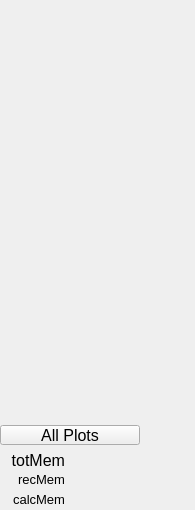
<?xml version="1.0" ?>
<ui version="4.0">
  <class>Dialog</class>
  <widget class="PyDMFrame" name="screen">
    <property name="geometry">
      <rect>
        <x>1055</x>
        <y>233</y>
        <width>195</width>
        <height>510</height>
      </rect>
    </property>
    <property name="minimumSize">
      <size>
        <width>195</width>
        <height>510</height>
      </size>
    </property>
    <property name="styleSheet">
      <string notr="true">PyDMFrame#screen {
  color: rgb(26, 115, 9);
  background-color: rgb(200, 200, 200);
  }</string>
    </property>
    <property name="windowTitle">
      <string>userArrayCalcs20</string>
    </property>
    <layout class="QGridLayout" name="gridLayout" columnstretch="65,5,70,20,5,20,10" rowstretch="20,20,20,20,20,20,20,20,20,20,20,20,20,20,20,20,20,20,20,20,20,5,20,5,20,18,2,18,2">
      <property name="leftMargin">
        <number>0</number>
      </property>
      <property name="topMargin">
        <number>0</number>
      </property>
      <property name="rightMargin">
        <number>0</number>
      </property>
      <property name="bottomMargin">
        <number>0</number>
      </property>
      <property name="horizontalSpacing">
        <number>0</number>
      </property>
      <property name="verticalSpacing">
        <number>0</number>
      </property>
      <item row="0" column="0" colspan="7">
        <widget class="PyDMEnumButton" name="choice_button">
          <property name="geometry">
            <rect>
              <x>0</x>
              <y>0</y>
              <width>195</width>
              <height>20</height>
            </rect>
          </property>
          <property name="sizePolicy">
            <sizepolicy hsizetype="Ignored" vsizetype="Ignored">
              <horstretch>0</horstretch>
              <verstretch>0</verstretch>
            </sizepolicy>
          </property>
          <property name="toolTip">
            <string>${P}userArrayCalcEnable.VAL</string>
          </property>
          <property name="channel" stdset="0">
            <string>ca://${P}userArrayCalcEnable.VAL</string>
          </property>
          <property name="font">
            <font>
              <pointsize>12</pointsize>
            </font>
          </property>
          <property name="orientation" stdset="0">
            <number>1</number>
          </property>
          <property name="horizontalSpacing" stdset="0">
            <number>0</number>
          </property>
          <property name="verticalSpacing" stdset="0">
            <number>0</number>
          </property>
          <property name="marginTop" stdset="0">
            <number>0</number>
          </property>
          <property name="marginBottom" stdset="0">
            <number>0</number>
          </property>
          <property name="marginLeft" stdset="0">
            <number>0</number>
          </property>
          <property name="marginRight" stdset="0">
            <number>0</number>
          </property>
          <property name="styleSheet">
            <string notr="true">PyDMEnumButton#choice_button {
  color: rgb(0, 0, 0);
  background-color: rgb(115, 223, 255);
  margin: 0px;
  padding: 0px;
  min-width: 0px;
  min-height: 0px;
  }
QPushButton {
  color: rgb(0, 0, 0);
  background-color: rgb(115, 223, 255);
  margin: 0px;
  padding: 0px;
  min-width: 0px;
  min-height: 0px;
  }</string>
          </property>
        </widget>
      </item>
      <item row="1" column="0" colspan="7">
        <widget class="PyDMEmbeddedDisplay" name="composite">
          <property name="geometry">
            <rect>
              <x>0</x>
              <y>20</y>
              <width>195</width>
              <height>20</height>
            </rect>
          </property>
          <property name="sizePolicy">
            <sizepolicy hsizetype="Ignored" vsizetype="Ignored">
              <horstretch>0</horstretch>
              <verstretch>0</verstretch>
            </sizepolicy>
          </property>
          <property name="toolTip">
            <string>composite</string>
          </property>
          <property name="filename" stdset="0">
            <string>userArrayCalcs_line.ui</string>
          </property>
          <property name="macros" stdset="0">
            <string>P=${P},N=1</string>
          </property>
        </widget>
      </item>
      <item row="2" column="0" colspan="7">
        <widget class="PyDMEmbeddedDisplay" name="composite_1">
          <property name="geometry">
            <rect>
              <x>0</x>
              <y>40</y>
              <width>195</width>
              <height>20</height>
            </rect>
          </property>
          <property name="sizePolicy">
            <sizepolicy hsizetype="Ignored" vsizetype="Ignored">
              <horstretch>0</horstretch>
              <verstretch>0</verstretch>
            </sizepolicy>
          </property>
          <property name="toolTip">
            <string>composite_1</string>
          </property>
          <property name="filename" stdset="0">
            <string>userArrayCalcs_line.ui</string>
          </property>
          <property name="macros" stdset="0">
            <string>P=${P},N=2</string>
          </property>
        </widget>
      </item>
      <item row="3" column="0" colspan="7">
        <widget class="PyDMEmbeddedDisplay" name="composite_2">
          <property name="geometry">
            <rect>
              <x>0</x>
              <y>60</y>
              <width>195</width>
              <height>20</height>
            </rect>
          </property>
          <property name="sizePolicy">
            <sizepolicy hsizetype="Ignored" vsizetype="Ignored">
              <horstretch>0</horstretch>
              <verstretch>0</verstretch>
            </sizepolicy>
          </property>
          <property name="toolTip">
            <string>composite_2</string>
          </property>
          <property name="filename" stdset="0">
            <string>userArrayCalcs_line.ui</string>
          </property>
          <property name="macros" stdset="0">
            <string>P=${P},N=3</string>
          </property>
        </widget>
      </item>
      <item row="4" column="0" colspan="7">
        <widget class="PyDMEmbeddedDisplay" name="composite_3">
          <property name="geometry">
            <rect>
              <x>0</x>
              <y>80</y>
              <width>195</width>
              <height>20</height>
            </rect>
          </property>
          <property name="sizePolicy">
            <sizepolicy hsizetype="Ignored" vsizetype="Ignored">
              <horstretch>0</horstretch>
              <verstretch>0</verstretch>
            </sizepolicy>
          </property>
          <property name="toolTip">
            <string>composite_3</string>
          </property>
          <property name="filename" stdset="0">
            <string>userArrayCalcs_line.ui</string>
          </property>
          <property name="macros" stdset="0">
            <string>P=${P},N=4</string>
          </property>
        </widget>
      </item>
      <item row="5" column="0" colspan="7">
        <widget class="PyDMEmbeddedDisplay" name="composite_4">
          <property name="geometry">
            <rect>
              <x>0</x>
              <y>100</y>
              <width>195</width>
              <height>20</height>
            </rect>
          </property>
          <property name="sizePolicy">
            <sizepolicy hsizetype="Ignored" vsizetype="Ignored">
              <horstretch>0</horstretch>
              <verstretch>0</verstretch>
            </sizepolicy>
          </property>
          <property name="toolTip">
            <string>composite_4</string>
          </property>
          <property name="filename" stdset="0">
            <string>userArrayCalcs_line.ui</string>
          </property>
          <property name="macros" stdset="0">
            <string>P=${P},N=5</string>
          </property>
        </widget>
      </item>
      <item row="6" column="0" colspan="7">
        <widget class="PyDMEmbeddedDisplay" name="composite_5">
          <property name="geometry">
            <rect>
              <x>0</x>
              <y>120</y>
              <width>195</width>
              <height>20</height>
            </rect>
          </property>
          <property name="sizePolicy">
            <sizepolicy hsizetype="Ignored" vsizetype="Ignored">
              <horstretch>0</horstretch>
              <verstretch>0</verstretch>
            </sizepolicy>
          </property>
          <property name="toolTip">
            <string>composite_5</string>
          </property>
          <property name="filename" stdset="0">
            <string>userArrayCalcs_line.ui</string>
          </property>
          <property name="macros" stdset="0">
            <string>P=${P},N=6</string>
          </property>
        </widget>
      </item>
      <item row="7" column="0" colspan="7">
        <widget class="PyDMEmbeddedDisplay" name="composite_6">
          <property name="geometry">
            <rect>
              <x>0</x>
              <y>140</y>
              <width>195</width>
              <height>20</height>
            </rect>
          </property>
          <property name="sizePolicy">
            <sizepolicy hsizetype="Ignored" vsizetype="Ignored">
              <horstretch>0</horstretch>
              <verstretch>0</verstretch>
            </sizepolicy>
          </property>
          <property name="toolTip">
            <string>composite_6</string>
          </property>
          <property name="filename" stdset="0">
            <string>userArrayCalcs_line.ui</string>
          </property>
          <property name="macros" stdset="0">
            <string>P=${P},N=7</string>
          </property>
        </widget>
      </item>
      <item row="8" column="0" colspan="7">
        <widget class="PyDMEmbeddedDisplay" name="composite_7">
          <property name="geometry">
            <rect>
              <x>0</x>
              <y>160</y>
              <width>195</width>
              <height>20</height>
            </rect>
          </property>
          <property name="sizePolicy">
            <sizepolicy hsizetype="Ignored" vsizetype="Ignored">
              <horstretch>0</horstretch>
              <verstretch>0</verstretch>
            </sizepolicy>
          </property>
          <property name="toolTip">
            <string>composite_7</string>
          </property>
          <property name="filename" stdset="0">
            <string>userArrayCalcs_line.ui</string>
          </property>
          <property name="macros" stdset="0">
            <string>P=${P},N=8</string>
          </property>
        </widget>
      </item>
      <item row="9" column="0" colspan="7">
        <widget class="PyDMEmbeddedDisplay" name="composite_8">
          <property name="geometry">
            <rect>
              <x>0</x>
              <y>180</y>
              <width>195</width>
              <height>20</height>
            </rect>
          </property>
          <property name="sizePolicy">
            <sizepolicy hsizetype="Ignored" vsizetype="Ignored">
              <horstretch>0</horstretch>
              <verstretch>0</verstretch>
            </sizepolicy>
          </property>
          <property name="toolTip">
            <string>composite_8</string>
          </property>
          <property name="filename" stdset="0">
            <string>userArrayCalcs_line.ui</string>
          </property>
          <property name="macros" stdset="0">
            <string>P=${P},N=9</string>
          </property>
        </widget>
      </item>
      <item row="10" column="0" colspan="7">
        <widget class="PyDMEmbeddedDisplay" name="composite_9">
          <property name="geometry">
            <rect>
              <x>0</x>
              <y>200</y>
              <width>195</width>
              <height>20</height>
            </rect>
          </property>
          <property name="sizePolicy">
            <sizepolicy hsizetype="Ignored" vsizetype="Ignored">
              <horstretch>0</horstretch>
              <verstretch>0</verstretch>
            </sizepolicy>
          </property>
          <property name="toolTip">
            <string>composite_9</string>
          </property>
          <property name="filename" stdset="0">
            <string>userArrayCalcs_line.ui</string>
          </property>
          <property name="macros" stdset="0">
            <string>P=${P},N=10</string>
          </property>
        </widget>
      </item>
      <item row="22" column="0" colspan="3">
        <widget class="PyDMRelatedDisplayButton" name="related_display">
          <property name="geometry">
            <rect>
              <x>0</x>
              <y>425</y>
              <width>140</width>
              <height>20</height>
            </rect>
          </property>
          <property name="sizePolicy">
            <sizepolicy hsizetype="Ignored" vsizetype="Ignored">
              <horstretch>0</horstretch>
              <verstretch>0</verstretch>
            </sizepolicy>
          </property>
          <property name="toolTip">
            <string>All Plots</string>
          </property>
          <property name="text">
            <string>All Plots</string>
          </property>
          <property name="showIcon" stdset="0">
            <bool>false</bool>
          </property>
          <property name="font">
            <font>
              <pointsize>12</pointsize>
            </font>
          </property>
          <property name="styleSheet">
            <string notr="true">PyDMRelatedDisplayButton#related_display {
  color: rgb(255, 255, 255);
  background-color: rgb(40, 147, 21);
  }</string>
          </property>
          <property name="titles" stdset="0">
            <stringlist>
              <string>userArrayCalcPlots10</string>
            </stringlist>
          </property>
          <property name="filenames" stdset="0">
            <stringlist>
              <string>userArrayCalcPlots10.ui</string>
            </stringlist>
          </property>
          <property name="macros" stdset="0">
            <stringlist>
              <string>P=${P},N1=1,N2=2,N3=3,N4=4,N5=5,N6=6,N7=7,N8=8,N9=9,N10=10</string>
            </stringlist>
          </property>
          <property name="openInNewWindow" stdset="0">
            <bool>true</bool>
          </property>
        </widget>
      </item>
      <item row="24" column="0" rowspan="4">
        <widget class="PyDMFrame" name="composite_10">
          <property name="geometry">
            <rect>
              <x>0</x>
              <y>450</y>
              <width>65</width>
              <height>58</height>
            </rect>
          </property>
          <property name="sizePolicy">
            <sizepolicy hsizetype="Ignored" vsizetype="Ignored">
              <horstretch>0</horstretch>
              <verstretch>0</verstretch>
            </sizepolicy>
          </property>
          <layout class="QGridLayout" name="gridLayout_1" columnstretch="65" rowstretch="20,18,2,18">
            <property name="leftMargin">
              <number>0</number>
            </property>
            <property name="topMargin">
              <number>0</number>
            </property>
            <property name="rightMargin">
              <number>0</number>
            </property>
            <property name="bottomMargin">
              <number>0</number>
            </property>
            <property name="horizontalSpacing">
              <number>0</number>
            </property>
            <property name="verticalSpacing">
              <number>0</number>
            </property>
            <item row="1" column="0">
              <widget class="QLabel" name="text">
                <property name="geometry">
                  <rect>
                    <x>0</x>
                    <y>20</y>
                    <width>65</width>
                    <height>18</height>
                  </rect>
                </property>
                <property name="sizePolicy">
                  <sizepolicy hsizetype="Ignored" vsizetype="Ignored">
                    <horstretch>0</horstretch>
                    <verstretch>0</verstretch>
                  </sizepolicy>
                </property>
                <property name="text">
                  <string>recMem</string>
                </property>
                <property name="font">
                  <font>
                    <pointsize>10</pointsize>
                  </font>
                </property>
                <property name="brush" stdset="0">
                  <brush brushstyle="SolidPattern">
                    <color alpha="255">
                      <red>0</red>
                      <green>0</green>
                      <blue>0</blue>
                    </color>
                  </brush>
                </property>
                <property name="toolTip">
                  <string>text</string>
                </property>
                <property name="alignment">
                  <set>Qt::AlignRight|Qt::AlignTrailing|Qt::AlignVCenter</set>
                </property>
                <property name="styleSheet">
                  <string notr="true">QLabel#text {
  color: rgb(0, 0, 0);
  }</string>
                </property>
              </widget>
            </item>
            <item row="3" column="0">
              <widget class="QLabel" name="text_1">
                <property name="geometry">
                  <rect>
                    <x>0</x>
                    <y>40</y>
                    <width>65</width>
                    <height>18</height>
                  </rect>
                </property>
                <property name="sizePolicy">
                  <sizepolicy hsizetype="Ignored" vsizetype="Ignored">
                    <horstretch>0</horstretch>
                    <verstretch>0</verstretch>
                  </sizepolicy>
                </property>
                <property name="text">
                  <string>calcMem</string>
                </property>
                <property name="font">
                  <font>
                    <pointsize>10</pointsize>
                  </font>
                </property>
                <property name="brush" stdset="0">
                  <brush brushstyle="SolidPattern">
                    <color alpha="255">
                      <red>0</red>
                      <green>0</green>
                      <blue>0</blue>
                    </color>
                  </brush>
                </property>
                <property name="toolTip">
                  <string>text_1</string>
                </property>
                <property name="alignment">
                  <set>Qt::AlignRight|Qt::AlignTrailing|Qt::AlignVCenter</set>
                </property>
                <property name="styleSheet">
                  <string notr="true">QLabel#text_1 {
  color: rgb(0, 0, 0);
  }</string>
                </property>
              </widget>
            </item>
            <item row="0" column="0">
              <widget class="QLabel" name="text_2">
                <property name="geometry">
                  <rect>
                    <x>0</x>
                    <y>0</y>
                    <width>65</width>
                    <height>20</height>
                  </rect>
                </property>
                <property name="sizePolicy">
                  <sizepolicy hsizetype="Ignored" vsizetype="Ignored">
                    <horstretch>0</horstretch>
                    <verstretch>0</verstretch>
                  </sizepolicy>
                </property>
                <property name="text">
                  <string>totMem</string>
                </property>
                <property name="font">
                  <font>
                    <pointsize>12</pointsize>
                  </font>
                </property>
                <property name="brush" stdset="0">
                  <brush brushstyle="SolidPattern">
                    <color alpha="255">
                      <red>0</red>
                      <green>0</green>
                      <blue>0</blue>
                    </color>
                  </brush>
                </property>
                <property name="toolTip">
                  <string>text_2</string>
                </property>
                <property name="alignment">
                  <set>Qt::AlignRight|Qt::AlignTrailing|Qt::AlignVCenter</set>
                </property>
                <property name="styleSheet">
                  <string notr="true">QLabel#text_2 {
  color: rgb(0, 0, 0);
  }</string>
                </property>
              </widget>
            </item>
          </layout>
        </widget>
      </item>
      <item row="24" column="2" rowspan="4" colspan="2">
        <widget class="PyDMFrame" name="composite_11">
          <property name="geometry">
            <rect>
              <x>70</x>
              <y>450</y>
              <width>90</width>
              <height>58</height>
            </rect>
          </property>
          <property name="sizePolicy">
            <sizepolicy hsizetype="Ignored" vsizetype="Ignored">
              <horstretch>0</horstretch>
              <verstretch>0</verstretch>
            </sizepolicy>
          </property>
          <layout class="QGridLayout" name="gridLayout_2" columnstretch="90" rowstretch="20,18,2,18">
            <property name="leftMargin">
              <number>0</number>
            </property>
            <property name="topMargin">
              <number>0</number>
            </property>
            <property name="rightMargin">
              <number>0</number>
            </property>
            <property name="bottomMargin">
              <number>0</number>
            </property>
            <property name="horizontalSpacing">
              <number>0</number>
            </property>
            <property name="verticalSpacing">
              <number>0</number>
            </property>
            <item row="1" column="0">
              <widget class="PyDMLabel" name="text_update">
                <property name="geometry">
                  <rect>
                    <x>0</x>
                    <y>20</y>
                    <width>90</width>
                    <height>18</height>
                  </rect>
                </property>
                <property name="sizePolicy">
                  <sizepolicy hsizetype="Ignored" vsizetype="Ignored">
                    <horstretch>0</horstretch>
                    <verstretch>0</verstretch>
                  </sizepolicy>
                </property>
                <property name="toolTip">
                  <string>PV: ${P}acalcRecMem</string>
                </property>
                <property name="channel" stdset="0">
                  <string>ca://${P}acalcRecMem</string>
                </property>
                <property name="font">
                  <font>
                    <pointsize>10</pointsize>
                  </font>
                </property>
                <property name="alignment">
                  <set>Qt::AlignLeading|Qt::AlignLeft|Qt::AlignVCenter</set>
                </property>
                <property name="textInteractionFlags">
                  <set>Qt::TextSelectableByKeyboard|Qt::TextSelectableByMouse</set>
                </property>
                <property name="styleSheet">
                  <string notr="true">PyDMLabel#text_update {
  color: rgb(10, 0, 184);
  background-color: rgb(200, 200, 200);
  }</string>
                </property>
              </widget>
            </item>
            <item row="3" column="0">
              <widget class="PyDMLabel" name="text_update_1">
                <property name="geometry">
                  <rect>
                    <x>0</x>
                    <y>40</y>
                    <width>90</width>
                    <height>18</height>
                  </rect>
                </property>
                <property name="sizePolicy">
                  <sizepolicy hsizetype="Ignored" vsizetype="Ignored">
                    <horstretch>0</horstretch>
                    <verstretch>0</verstretch>
                  </sizepolicy>
                </property>
                <property name="toolTip">
                  <string>PV: ${P}acalcCalcMem</string>
                </property>
                <property name="channel" stdset="0">
                  <string>ca://${P}acalcCalcMem</string>
                </property>
                <property name="font">
                  <font>
                    <pointsize>10</pointsize>
                  </font>
                </property>
                <property name="alignment">
                  <set>Qt::AlignLeading|Qt::AlignLeft|Qt::AlignVCenter</set>
                </property>
                <property name="textInteractionFlags">
                  <set>Qt::TextSelectableByKeyboard|Qt::TextSelectableByMouse</set>
                </property>
                <property name="styleSheet">
                  <string notr="true">PyDMLabel#text_update_1 {
  color: rgb(10, 0, 184);
  background-color: rgb(200, 200, 200);
  }</string>
                </property>
              </widget>
            </item>
            <item row="0" column="0">
              <widget class="PyDMLabel" name="text_update_2">
                <property name="geometry">
                  <rect>
                    <x>0</x>
                    <y>0</y>
                    <width>90</width>
                    <height>20</height>
                  </rect>
                </property>
                <property name="sizePolicy">
                  <sizepolicy hsizetype="Ignored" vsizetype="Ignored">
                    <horstretch>0</horstretch>
                    <verstretch>0</verstretch>
                  </sizepolicy>
                </property>
                <property name="toolTip">
                  <string>PV: ${P}acalcTotMem</string>
                </property>
                <property name="channel" stdset="0">
                  <string>ca://${P}acalcTotMem</string>
                </property>
                <property name="font">
                  <font>
                    <pointsize>12</pointsize>
                  </font>
                </property>
                <property name="alignment">
                  <set>Qt::AlignLeading|Qt::AlignLeft|Qt::AlignVCenter</set>
                </property>
                <property name="textInteractionFlags">
                  <set>Qt::TextSelectableByKeyboard|Qt::TextSelectableByMouse</set>
                </property>
                <property name="styleSheet">
                  <string notr="true">PyDMLabel#text_update_2 {
  color: rgb(10, 0, 184);
  background-color: rgb(200, 200, 200);
  }</string>
                </property>
              </widget>
            </item>
          </layout>
        </widget>
      </item>
      <item row="25" column="5">
        <widget class="PyDMLabel" name="text_update_3">
          <property name="geometry">
            <rect>
              <x>165</x>
              <y>470</y>
              <width>20</width>
              <height>18</height>
            </rect>
          </property>
          <property name="sizePolicy">
            <sizepolicy hsizetype="Ignored" vsizetype="Ignored">
              <horstretch>0</horstretch>
              <verstretch>0</verstretch>
            </sizepolicy>
          </property>
          <property name="toolTip">
            <string>PV: ${P}acalcRecMem.EGU</string>
          </property>
          <property name="channel" stdset="0">
            <string>ca://${P}acalcRecMem.EGU</string>
          </property>
          <property name="font">
            <font>
              <pointsize>10</pointsize>
            </font>
          </property>
          <property name="alignment">
            <set>Qt::AlignLeading|Qt::AlignLeft|Qt::AlignVCenter</set>
          </property>
          <property name="textInteractionFlags">
            <set>Qt::TextSelectableByKeyboard|Qt::TextSelectableByMouse</set>
          </property>
          <property name="styleSheet">
            <string notr="true">PyDMLabel#text_update_3 {
  color: rgb(10, 0, 184);
  background-color: rgb(200, 200, 200);
  }</string>
          </property>
        </widget>
      </item>
      <item row="27" column="5">
        <widget class="PyDMLabel" name="text_update_4">
          <property name="geometry">
            <rect>
              <x>165</x>
              <y>490</y>
              <width>20</width>
              <height>18</height>
            </rect>
          </property>
          <property name="sizePolicy">
            <sizepolicy hsizetype="Ignored" vsizetype="Ignored">
              <horstretch>0</horstretch>
              <verstretch>0</verstretch>
            </sizepolicy>
          </property>
          <property name="toolTip">
            <string>PV: ${P}acalcCalcMem.EGU</string>
          </property>
          <property name="channel" stdset="0">
            <string>ca://${P}acalcCalcMem.EGU</string>
          </property>
          <property name="font">
            <font>
              <pointsize>10</pointsize>
            </font>
          </property>
          <property name="alignment">
            <set>Qt::AlignLeading|Qt::AlignLeft|Qt::AlignVCenter</set>
          </property>
          <property name="textInteractionFlags">
            <set>Qt::TextSelectableByKeyboard|Qt::TextSelectableByMouse</set>
          </property>
          <property name="styleSheet">
            <string notr="true">PyDMLabel#text_update_4 {
  color: rgb(10, 0, 184);
  background-color: rgb(200, 200, 200);
  }</string>
          </property>
        </widget>
      </item>
      <item row="24" column="5">
        <widget class="PyDMLabel" name="text_update_5">
          <property name="geometry">
            <rect>
              <x>165</x>
              <y>450</y>
              <width>20</width>
              <height>20</height>
            </rect>
          </property>
          <property name="sizePolicy">
            <sizepolicy hsizetype="Ignored" vsizetype="Ignored">
              <horstretch>0</horstretch>
              <verstretch>0</verstretch>
            </sizepolicy>
          </property>
          <property name="toolTip">
            <string>PV: ${P}acalcTotMem.EGU</string>
          </property>
          <property name="channel" stdset="0">
            <string>ca://${P}acalcTotMem.EGU</string>
          </property>
          <property name="font">
            <font>
              <pointsize>12</pointsize>
            </font>
          </property>
          <property name="alignment">
            <set>Qt::AlignLeading|Qt::AlignLeft|Qt::AlignVCenter</set>
          </property>
          <property name="textInteractionFlags">
            <set>Qt::TextSelectableByKeyboard|Qt::TextSelectableByMouse</set>
          </property>
          <property name="styleSheet">
            <string notr="true">PyDMLabel#text_update_5 {
  color: rgb(10, 0, 184);
  background-color: rgb(200, 200, 200);
  }</string>
          </property>
        </widget>
      </item>
      <item row="11" column="0" colspan="7">
        <widget class="PyDMEmbeddedDisplay" name="composite_12">
          <property name="geometry">
            <rect>
              <x>0</x>
              <y>220</y>
              <width>195</width>
              <height>20</height>
            </rect>
          </property>
          <property name="sizePolicy">
            <sizepolicy hsizetype="Ignored" vsizetype="Ignored">
              <horstretch>0</horstretch>
              <verstretch>0</verstretch>
            </sizepolicy>
          </property>
          <property name="toolTip">
            <string>composite_12</string>
          </property>
          <property name="filename" stdset="0">
            <string>userArrayCalcs_line.ui</string>
          </property>
          <property name="macros" stdset="0">
            <string>P=${P},N=11</string>
          </property>
        </widget>
      </item>
      <item row="12" column="0" colspan="7">
        <widget class="PyDMEmbeddedDisplay" name="composite_13">
          <property name="geometry">
            <rect>
              <x>0</x>
              <y>240</y>
              <width>195</width>
              <height>20</height>
            </rect>
          </property>
          <property name="sizePolicy">
            <sizepolicy hsizetype="Ignored" vsizetype="Ignored">
              <horstretch>0</horstretch>
              <verstretch>0</verstretch>
            </sizepolicy>
          </property>
          <property name="toolTip">
            <string>composite_13</string>
          </property>
          <property name="filename" stdset="0">
            <string>userArrayCalcs_line.ui</string>
          </property>
          <property name="macros" stdset="0">
            <string>P=${P},N=12</string>
          </property>
        </widget>
      </item>
      <item row="13" column="0" colspan="7">
        <widget class="PyDMEmbeddedDisplay" name="composite_14">
          <property name="geometry">
            <rect>
              <x>0</x>
              <y>260</y>
              <width>195</width>
              <height>20</height>
            </rect>
          </property>
          <property name="sizePolicy">
            <sizepolicy hsizetype="Ignored" vsizetype="Ignored">
              <horstretch>0</horstretch>
              <verstretch>0</verstretch>
            </sizepolicy>
          </property>
          <property name="toolTip">
            <string>composite_14</string>
          </property>
          <property name="filename" stdset="0">
            <string>userArrayCalcs_line.ui</string>
          </property>
          <property name="macros" stdset="0">
            <string>P=${P},N=13</string>
          </property>
        </widget>
      </item>
      <item row="14" column="0" colspan="7">
        <widget class="PyDMEmbeddedDisplay" name="composite_15">
          <property name="geometry">
            <rect>
              <x>0</x>
              <y>280</y>
              <width>195</width>
              <height>20</height>
            </rect>
          </property>
          <property name="sizePolicy">
            <sizepolicy hsizetype="Ignored" vsizetype="Ignored">
              <horstretch>0</horstretch>
              <verstretch>0</verstretch>
            </sizepolicy>
          </property>
          <property name="toolTip">
            <string>composite_15</string>
          </property>
          <property name="filename" stdset="0">
            <string>userArrayCalcs_line.ui</string>
          </property>
          <property name="macros" stdset="0">
            <string>P=${P},N=14</string>
          </property>
        </widget>
      </item>
      <item row="15" column="0" colspan="7">
        <widget class="PyDMEmbeddedDisplay" name="composite_16">
          <property name="geometry">
            <rect>
              <x>0</x>
              <y>300</y>
              <width>195</width>
              <height>20</height>
            </rect>
          </property>
          <property name="sizePolicy">
            <sizepolicy hsizetype="Ignored" vsizetype="Ignored">
              <horstretch>0</horstretch>
              <verstretch>0</verstretch>
            </sizepolicy>
          </property>
          <property name="toolTip">
            <string>composite_16</string>
          </property>
          <property name="filename" stdset="0">
            <string>userArrayCalcs_line.ui</string>
          </property>
          <property name="macros" stdset="0">
            <string>P=${P},N=15</string>
          </property>
        </widget>
      </item>
      <item row="16" column="0" colspan="7">
        <widget class="PyDMEmbeddedDisplay" name="composite_17">
          <property name="geometry">
            <rect>
              <x>0</x>
              <y>320</y>
              <width>195</width>
              <height>20</height>
            </rect>
          </property>
          <property name="sizePolicy">
            <sizepolicy hsizetype="Ignored" vsizetype="Ignored">
              <horstretch>0</horstretch>
              <verstretch>0</verstretch>
            </sizepolicy>
          </property>
          <property name="toolTip">
            <string>composite_17</string>
          </property>
          <property name="filename" stdset="0">
            <string>userArrayCalcs_line.ui</string>
          </property>
          <property name="macros" stdset="0">
            <string>P=${P},N=16</string>
          </property>
        </widget>
      </item>
      <item row="17" column="0" colspan="7">
        <widget class="PyDMEmbeddedDisplay" name="composite_18">
          <property name="geometry">
            <rect>
              <x>0</x>
              <y>340</y>
              <width>195</width>
              <height>20</height>
            </rect>
          </property>
          <property name="sizePolicy">
            <sizepolicy hsizetype="Ignored" vsizetype="Ignored">
              <horstretch>0</horstretch>
              <verstretch>0</verstretch>
            </sizepolicy>
          </property>
          <property name="toolTip">
            <string>composite_18</string>
          </property>
          <property name="filename" stdset="0">
            <string>userArrayCalcs_line.ui</string>
          </property>
          <property name="macros" stdset="0">
            <string>P=${P},N=17</string>
          </property>
        </widget>
      </item>
      <item row="18" column="0" colspan="7">
        <widget class="PyDMEmbeddedDisplay" name="composite_19">
          <property name="geometry">
            <rect>
              <x>0</x>
              <y>360</y>
              <width>195</width>
              <height>20</height>
            </rect>
          </property>
          <property name="sizePolicy">
            <sizepolicy hsizetype="Ignored" vsizetype="Ignored">
              <horstretch>0</horstretch>
              <verstretch>0</verstretch>
            </sizepolicy>
          </property>
          <property name="toolTip">
            <string>composite_19</string>
          </property>
          <property name="filename" stdset="0">
            <string>userArrayCalcs_line.ui</string>
          </property>
          <property name="macros" stdset="0">
            <string>P=${P},N=18</string>
          </property>
        </widget>
      </item>
      <item row="19" column="0" colspan="7">
        <widget class="PyDMEmbeddedDisplay" name="composite_20">
          <property name="geometry">
            <rect>
              <x>0</x>
              <y>380</y>
              <width>195</width>
              <height>20</height>
            </rect>
          </property>
          <property name="sizePolicy">
            <sizepolicy hsizetype="Ignored" vsizetype="Ignored">
              <horstretch>0</horstretch>
              <verstretch>0</verstretch>
            </sizepolicy>
          </property>
          <property name="toolTip">
            <string>composite_20</string>
          </property>
          <property name="filename" stdset="0">
            <string>userArrayCalcs_line.ui</string>
          </property>
          <property name="macros" stdset="0">
            <string>P=${P},N=19</string>
          </property>
        </widget>
      </item>
      <item row="20" column="0" colspan="7">
        <widget class="PyDMEmbeddedDisplay" name="composite_21">
          <property name="geometry">
            <rect>
              <x>0</x>
              <y>400</y>
              <width>195</width>
              <height>20</height>
            </rect>
          </property>
          <property name="sizePolicy">
            <sizepolicy hsizetype="Ignored" vsizetype="Ignored">
              <horstretch>0</horstretch>
              <verstretch>0</verstretch>
            </sizepolicy>
          </property>
          <property name="toolTip">
            <string>composite_21</string>
          </property>
          <property name="filename" stdset="0">
            <string>userArrayCalcs_line.ui</string>
          </property>
          <property name="macros" stdset="0">
            <string>P=${P},N=20</string>
          </property>
        </widget>
      </item>
    </layout>
    <zorder>choice_button</zorder>
    <zorder>composite</zorder>
    <zorder>composite_1</zorder>
    <zorder>composite_2</zorder>
    <zorder>composite_3</zorder>
    <zorder>composite_4</zorder>
    <zorder>composite_5</zorder>
    <zorder>composite_6</zorder>
    <zorder>composite_7</zorder>
    <zorder>composite_8</zorder>
    <zorder>composite_9</zorder>
    <zorder>related_display</zorder>
    <zorder>text</zorder>
    <zorder>text_1</zorder>
    <zorder>text_2</zorder>
    <zorder>composite_10</zorder>
    <zorder>text_update</zorder>
    <zorder>text_update_1</zorder>
    <zorder>text_update_2</zorder>
    <zorder>composite_11</zorder>
    <zorder>text_update_3</zorder>
    <zorder>text_update_4</zorder>
    <zorder>text_update_5</zorder>
    <zorder>composite_12</zorder>
    <zorder>composite_13</zorder>
    <zorder>composite_14</zorder>
    <zorder>composite_15</zorder>
    <zorder>composite_16</zorder>
    <zorder>composite_17</zorder>
    <zorder>composite_18</zorder>
    <zorder>composite_19</zorder>
    <zorder>composite_20</zorder>
    <zorder>composite_21</zorder>
  </widget>
  <customwidgets>
    <customwidget>
      <class>PyDMEnumButton</class>
      <extends>QWidget</extends>
      <header>pydm.widgets.enum_button</header>
    </customwidget>
    <customwidget>
      <class>PyDMEmbeddedDisplay</class>
      <extends>QFrame</extends>
      <header>pydm.widgets.embedded_display</header>
    </customwidget>
    <customwidget>
      <class>PyDMRelatedDisplayButton</class>
      <extends>QPushButton</extends>
      <header>pydm.widgets.related_display_button</header>
    </customwidget>
    <customwidget>
      <class>PyDMFrame</class>
      <extends>QFrame</extends>
      <header>pydm.widgets.frame</header>
    </customwidget>
    <customwidget>
      <class>PyDMLabel</class>
      <extends>QLabel</extends>
      <header>pydm.widgets.label</header>
    </customwidget>
  </customwidgets>
</ui>
